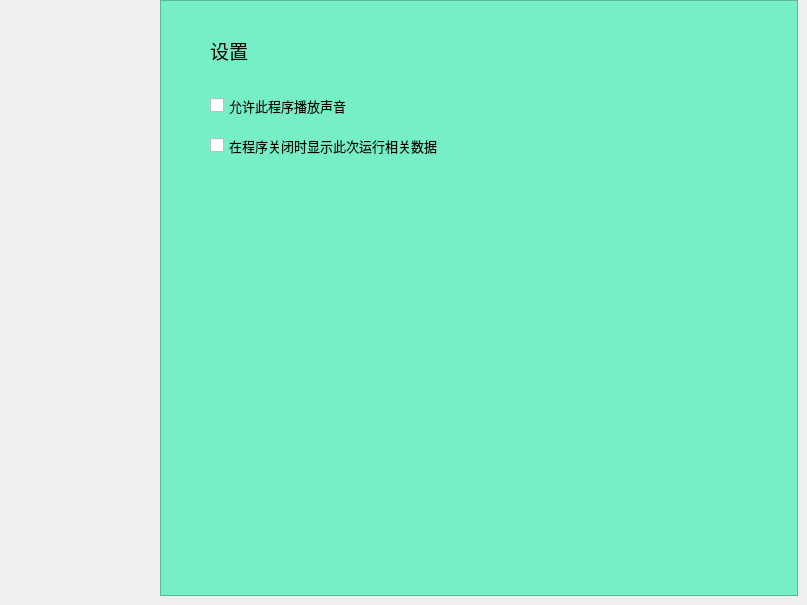
        <widget class="QWidget" name="set_page">
         <property name="styleSheet">
          <string notr="true">#set_page{
background-color:rgb(135,206,235);}</string>
         </property>
         <widget class="QLabel" name="label_29">
          <property name="geometry">
           <rect>
            <x>161</x>
            <y>30</y>
            <width>1</width>
            <height>536</height>
           </rect>
          </property>
          <property name="styleSheet">
           <string notr="true">background-color:rgb(240,240,240);</string>
          </property>
          <property name="text">
           <string/>
          </property>
         </widget>
         <widget class="QFrame" name="frame_10">
          <property name="geometry">
           <rect>
            <x>160</x>
            <y>0</y>
            <width>638</width>
            <height>596</height>
           </rect>
          </property>
          <property name="styleSheet">
           <string notr="true">#frame_10{
background-color:rgb(118,238,198);
}</string>
          </property>
          <property name="frameShape">
           <enum>QFrame::StyledPanel</enum>
          </property>
          <property name="frameShadow">
           <enum>QFrame::Raised</enum>
          </property>
          <widget class="QCheckBox" name="checkBox_4">
           <property name="geometry">
            <rect>
             <x>50</x>
             <y>90</y>
             <width>201</width>
             <height>31</height>
            </rect>
           </property>
           <property name="font">
            <font>
             <family>宋体</family>
             <pointsize>10</pointsize>
            </font>
           </property>
           <property name="text">
            <string>允许此程序播放声音</string>
           </property>
           <property name="iconSize">
            <size>
             <width>12</width>
             <height>12</height>
            </size>
           </property>
          </widget>
          <widget class="QCheckBox" name="checkBox_5">
           <property name="geometry">
            <rect>
             <x>50</x>
             <y>130</y>
             <width>301</width>
             <height>31</height>
            </rect>
           </property>
           <property name="font">
            <font>
             <family>宋体</family>
             <pointsize>10</pointsize>
            </font>
           </property>
           <property name="text">
            <string>在程序关闭时显示此次运行相关数据</string>
           </property>
           <property name="iconSize">
            <size>
             <width>12</width>
             <height>12</height>
            </size>
           </property>
          </widget>
          <widget class="QLabel" name="label_20">
           <property name="geometry">
            <rect>
             <x>50</x>
             <y>30</y>
             <width>150</width>
             <height>40</height>
            </rect>
           </property>
           <property name="font">
            <font>
             <family>宋体</family>
             <pointsize>14</pointsize>
            </font>
           </property>
           <property name="text">
            <string>设置</string>
           </property>
          </widget>
         </widget>
        </widget>
